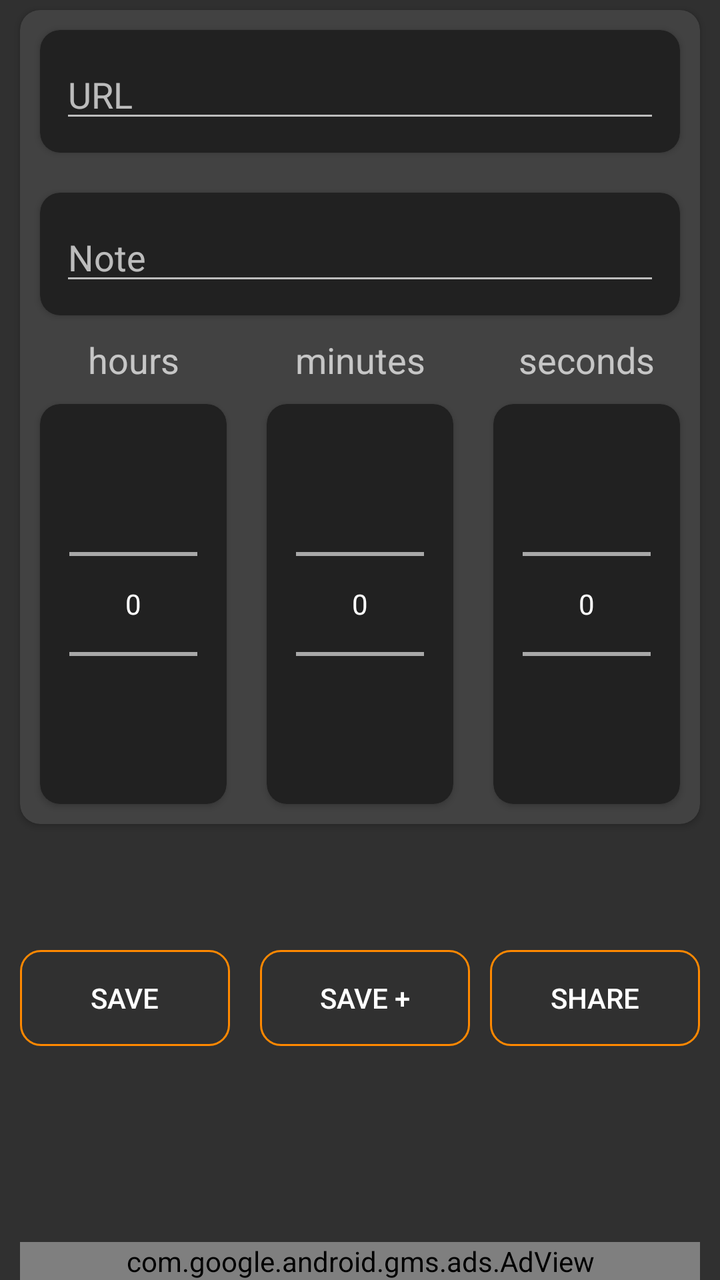
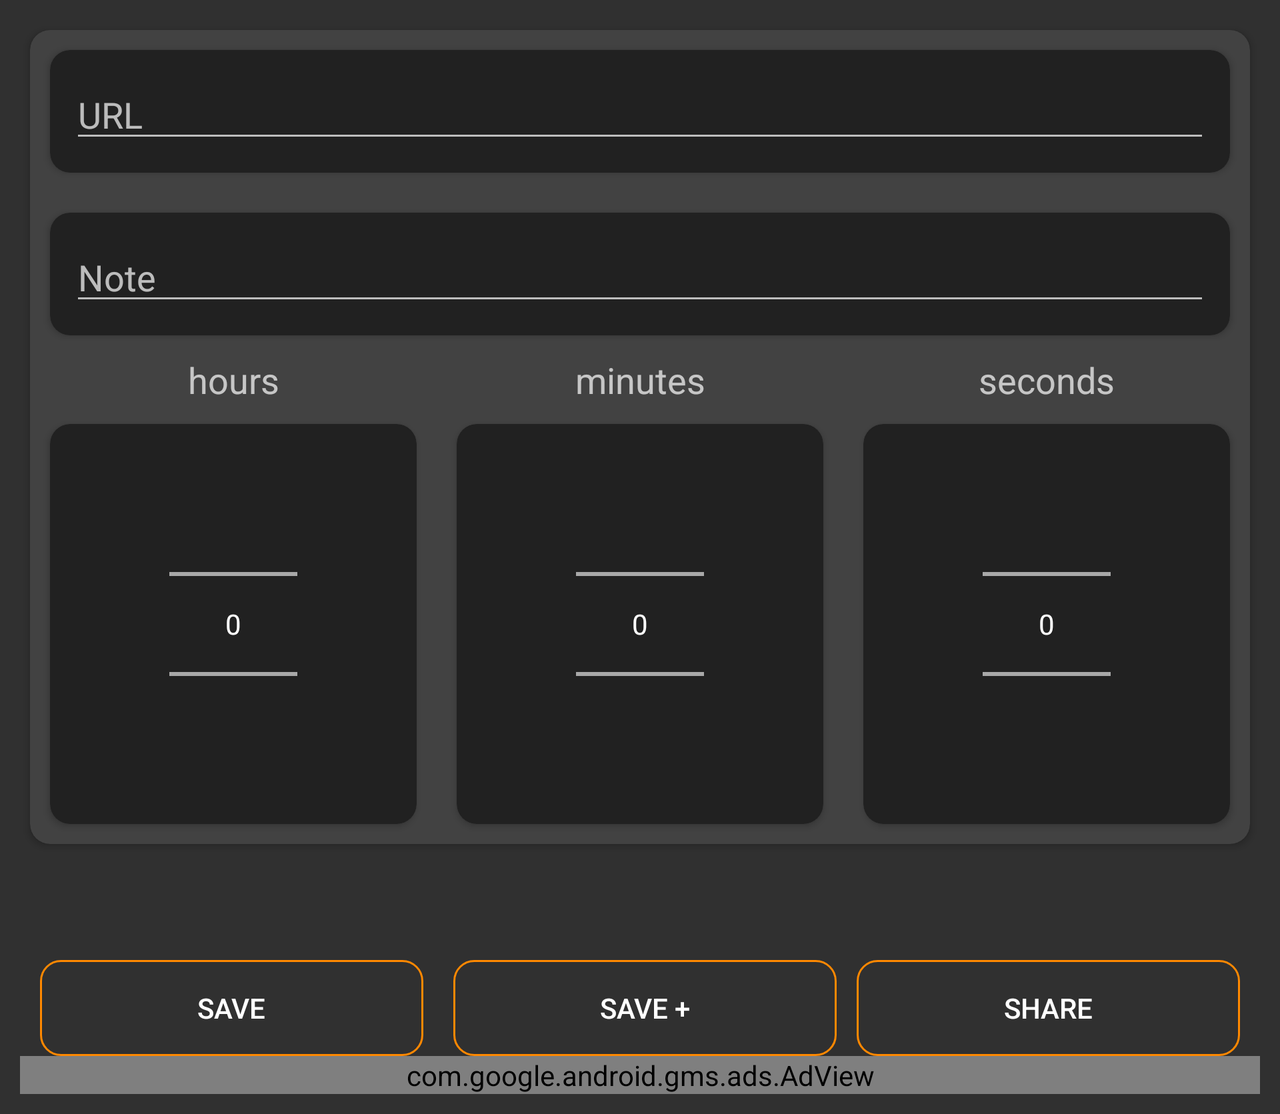

One screen, two layout resources from the same app: the default and the repository's alternative for another configuration. Each is rendered where Android would select it; the XML of both is given below.
<!-- AndroidManifest.xml: application theme AppTheme -->
<!-- res/layout/add_note.xml -->
<?xml version="1.0" encoding="utf-8"?>
<LinearLayout xmlns:android="http://schemas.android.com/apk/res/android"
    xmlns:app="http://schemas.android.com/apk/res-auto"
    xmlns:ads="http://schemas.android.com/apk/res-auto"
    android:layout_width="match_parent"
    android:layout_height="match_parent"
    android:orientation="vertical">

    <androidx.cardview.widget.CardView
        android:id="@+id/addNote_card"
        android:layout_width="match_parent"
        android:layout_height="wrap_content"
        android:layout_marginStart="10dp"
        android:layout_marginEnd="10dp"
        android:layout_marginTop="5dp"
        app:cardCornerRadius="10dp">

        <LinearLayout
            android:layout_width="match_parent"
            android:layout_height="wrap_content"
            android:orientation="vertical">

            <androidx.cardview.widget.CardView
                android:layout_width="match_parent"
                android:layout_height="wrap_content"
                android:layout_margin="10dp"
                app:cardBackgroundColor="@color/primary_text"
                app:cardCornerRadius="10dp">

                <EditText
                    android:id="@+id/addNote_url"
                    android:layout_width="match_parent"
                    android:layout_height="wrap_content"
                    android:layout_margin="10dp"
                    android:ems="10"
                    android:hint="URL"
                    android:inputType="textUri" />

            </androidx.cardview.widget.CardView>

            <androidx.cardview.widget.CardView
                android:layout_width="match_parent"
                android:layout_height="wrap_content"
                android:layout_margin="10dp"
                app:cardBackgroundColor="@color/primary_text"
                app:cardCornerRadius="10dp">

                <EditText
                    android:id="@+id/addNote_note"
                    android:layout_width="match_parent"
                    android:layout_height="wrap_content"
                    android:layout_margin="10dp"
                    android:ems="10"
                    android:hint="Note"
                    android:inputType="textMultiLine" />

            </androidx.cardview.widget.CardView>

            <LinearLayout
                android:layout_width="match_parent"
                android:layout_height="wrap_content"
                android:orientation="horizontal"
                android:weightSum="3">

                <TextView
                    android:layout_width="match_parent"
                    android:layout_height="wrap_content"
                    android:layout_weight="1"
                    android:gravity="center_horizontal"
                    android:text="hours"
                    android:textSize="18sp" />

                <TextView
                    android:layout_width="match_parent"
                    android:layout_height="wrap_content"
                    android:layout_weight="1"
                    android:gravity="center_horizontal"
                    android:text="minutes"
                    android:textSize="18sp" />

                <TextView
                    android:layout_width="match_parent"
                    android:layout_height="wrap_content"
                    android:layout_weight="1"
                    android:gravity="center_horizontal"
                    android:text="seconds"
                    android:textSize="18sp" />
            </LinearLayout>

            <LinearLayout
                android:layout_width="match_parent"
                android:layout_height="match_parent"
                android:orientation="horizontal">

                <androidx.cardview.widget.CardView
                    android:layout_width="wrap_content"
                    android:layout_height="wrap_content"
                    android:layout_margin="10dp"
                    android:layout_weight="1"
                    app:cardBackgroundColor="@color/primary_text"
                    app:cardCornerRadius="10dp">

                    <NumberPicker
                        android:id="@+id/addNote_hours"
                        android:layout_width="wrap_content"
                        android:layout_height="wrap_content"
                        android:layout_gravity="center"
                        android:layout_margin="10dp"
                        android:inputType="number" />
                </androidx.cardview.widget.CardView>


                <androidx.cardview.widget.CardView
                    android:layout_width="wrap_content"
                    android:layout_height="wrap_content"
                    android:layout_gravity="center"
                    android:layout_margin="10dp"
                    android:layout_weight="1"
                    app:cardBackgroundColor="@color/primary_text"
                    app:cardCornerRadius="10dp">

                    <NumberPicker
                        android:id="@+id/addNote_minutes"
                        android:layout_width="wrap_content"
                        android:layout_height="wrap_content"
                        android:layout_gravity="center"
                        android:layout_margin="10dp"
                        android:ems="10"
                        android:inputType="number" />
                </androidx.cardview.widget.CardView>

                <androidx.cardview.widget.CardView
                    android:layout_width="wrap_content"
                    android:layout_height="wrap_content"
                    android:layout_margin="10dp"
                    android:layout_weight="1"
                    app:cardBackgroundColor="@color/primary_text"
                    app:cardCornerRadius="10dp">

                    <NumberPicker
                        android:id="@+id/addNote_sec"
                        android:layout_width="wrap_content"
                        android:layout_height="wrap_content"
                        android:layout_gravity="center"
                        android:layout_margin="10dp"
                        android:ems="10"
                        android:inputType="number" />
                </androidx.cardview.widget.CardView>

            </LinearLayout>
        </LinearLayout>
    </androidx.cardview.widget.CardView>

    <ProgressBar
        android:id="@+id/progress_bar"
        android:layout_width="wrap_content"
        android:layout_height="wrap_content"
        android:layout_gravity="center" />

    <LinearLayout
        android:layout_width="match_parent"
        android:layout_height="wrap_content"
        android:orientation="horizontal"
        android:layout_marginTop="10dp"
        android:weightSum="3">

        <Button
            android:id="@+id/addNote_save"
            android:layout_width="match_parent"
            android:layout_height="wrap_content"
            android:layout_marginStart="10dp"
            android:layout_marginTop="5dp"
            android:layout_marginEnd="5dp"
            android:layout_weight="1"
            android:background="@drawable/save_button"
            android:text="Save"
            app:cornerRadius="40dp"
            app:icon="@drawable/save_button" />

        <Button
            android:id="@+id/addNote_addMore"
            android:layout_width="match_parent"
            android:layout_height="wrap_content"
            android:layout_marginStart="10dp"
            android:layout_marginTop="5dp"
            android:layout_marginEnd="5dp"
            android:layout_weight="1"
            android:background="@drawable/save_button"
            android:text="Save +"
            app:cornerRadius="40dp"
            app:icon="@drawable/save_button" />

        <Button
            android:id="@+id/addNote_share"
            android:layout_width="match_parent"
            android:layout_height="wrap_content"
            android:layout_marginStart="5dp"
            android:layout_marginTop="5dp"
            android:layout_marginEnd="10dp"
            android:layout_weight="1"
            android:background="@drawable/save_button"
            android:text="Share" />
    </LinearLayout>

    <LinearLayout
        android:layout_width="match_parent"
        android:layout_height="match_parent"
        android:layout_gravity="center"
        android:layout_marginStart="10dp"
        android:layout_marginEnd="10dp">

        <com.google.android.gms.ads.AdView
            android:id="@+id/adView"
            android:layout_width="match_parent"
            android:layout_height="wrap_content"
            ads:adSize="BANNER"
            android:layout_gravity="bottom"
            ads:adUnitId="ca-app-pub-9193191601772541/2178737949"/>
    </LinearLayout>


</LinearLayout>
<!-- resources referenced by this layout -->
<resources>
  <color name="primary_text">#212121</color>
  <!-- drawable save_button (drawable-mdpi) -->
  <?xml version="1.0" encoding="utf-8"?>
  <shape xmlns:tools="http://schemas.android.com/tools"
      xmlns:android="http://schemas.android.com/apk/res/android"
      tools:ignore="ExtraText">
      android:shape="rectangle">
      <stroke
          android:width="1dp"
          android:color="@android:color/holo_orange_dark" />
      <corners android:radius="10dp" />
  
  </shape>
  <style name="AppTheme" parent="Theme.AppCompat">
          
          <item name="colorPrimary">@color/primary_light</item>
          <item name="colorPrimaryDark">@color/primary_dark</item>
          <item name="colorAccent">@color/accent</item>
          <item name="colorSurface">@color/fui_transparent</item>
      </style>
  <color name="primary_light">#212121</color>
  <color name="primary_dark">#455A64</color>
  <color name="accent">#9E9E9E</color>
</resources>
<!-- res/layout-land/add_note.xml (the repository's variant of the layout above) -->
<!-- drawn on the phone turned sideways -->
<?xml version="1.0" encoding="utf-8"?>
<ScrollView xmlns:android="http://schemas.android.com/apk/res/android"
    xmlns:app="http://schemas.android.com/apk/res-auto"
    xmlns:ads="http://schemas.android.com/apk/res-auto"
    xmlns:tools="http://schemas.android.com/tools"
    android:layout_width="match_parent"
    android:layout_height="wrap_content"
    android:layout_margin="5dp"
    android:orientation="vertical"
    tools:ignore="HardcodedText">

    <LinearLayout
        android:layout_width="match_parent"
        android:layout_height="wrap_content"
        android:layout_margin="5dp"
        android:orientation="vertical">

        <androidx.cardview.widget.CardView
            android:id="@+id/addNote_card"
            android:layout_width="match_parent"
            android:layout_height="wrap_content"
            android:layout_margin="5dp"
            app:cardCornerRadius="10dp">

            <LinearLayout
                android:layout_width="match_parent"
                android:layout_height="wrap_content"
                android:orientation="vertical">

                <androidx.cardview.widget.CardView
                    android:layout_width="match_parent"
                    android:layout_height="wrap_content"
                    android:layout_margin="10dp"
                    app:cardBackgroundColor="@color/primary_text"
                    app:cardCornerRadius="10dp">

                    <EditText
                        android:id="@+id/addNote_url"
                        android:layout_width="match_parent"
                        android:layout_height="wrap_content"
                        android:layout_margin="10dp"
                        android:ems="10"
                        android:hint="URL"
                        android:inputType="textUri" />

                </androidx.cardview.widget.CardView>

                <androidx.cardview.widget.CardView
                    android:layout_width="match_parent"
                    android:layout_height="wrap_content"
                    android:layout_margin="10dp"
                    app:cardBackgroundColor="@color/primary_text"
                    app:cardCornerRadius="10dp">

                    <EditText
                        android:id="@+id/addNote_note"
                        android:layout_width="match_parent"
                        android:layout_height="wrap_content"
                        android:layout_margin="10dp"
                        android:ems="10"
                        android:hint="Note"
                        android:inputType="textMultiLine" />

                </androidx.cardview.widget.CardView>

                <LinearLayout
                    android:layout_width="match_parent"
                    android:layout_height="wrap_content"
                    android:orientation="horizontal"
                    android:weightSum="3">

                    <TextView
                        android:layout_width="match_parent"
                        android:layout_height="wrap_content"
                        android:layout_weight="1"
                        android:gravity="center_horizontal"
                        android:text="hours"
                        android:textSize="18sp" />

                    <TextView
                        android:layout_width="match_parent"
                        android:layout_height="wrap_content"
                        android:layout_weight="1"
                        android:gravity="center_horizontal"
                        android:text="minutes"
                        android:textSize="18sp" />

                    <TextView
                        android:layout_width="match_parent"
                        android:layout_height="wrap_content"
                        android:layout_weight="1"
                        android:gravity="center_horizontal"
                        android:text="seconds"
                        android:textSize="18sp" />
                </LinearLayout>

                <LinearLayout
                    android:layout_width="match_parent"
                    android:layout_height="match_parent"
                    android:orientation="horizontal">

                    <androidx.cardview.widget.CardView
                        android:layout_width="wrap_content"
                        android:layout_height="wrap_content"
                        android:layout_margin="10dp"
                        android:layout_weight="1"
                        app:cardBackgroundColor="@color/primary_text"
                        app:cardCornerRadius="10dp">

                        <NumberPicker
                            android:id="@+id/addNote_hours"
                            android:layout_width="wrap_content"
                            android:layout_height="wrap_content"
                            android:layout_gravity="center"
                            android:layout_margin="10dp"
                            android:inputType="number" />
                    </androidx.cardview.widget.CardView>


                    <androidx.cardview.widget.CardView
                        android:layout_width="wrap_content"
                        android:layout_height="wrap_content"
                        android:layout_gravity="center"
                        android:layout_margin="10dp"
                        android:layout_weight="1"
                        app:cardBackgroundColor="@color/primary_text"
                        app:cardCornerRadius="10dp">

                        <NumberPicker
                            android:id="@+id/addNote_minutes"
                            android:layout_width="wrap_content"
                            android:layout_height="wrap_content"
                            android:layout_gravity="center"
                            android:layout_margin="10dp"
                            android:ems="10"
                            android:inputType="number" />
                    </androidx.cardview.widget.CardView>

                    <androidx.cardview.widget.CardView
                        android:layout_width="wrap_content"
                        android:layout_height="wrap_content"
                        android:layout_margin="10dp"
                        android:layout_weight="1"
                        app:cardBackgroundColor="@color/primary_text"
                        app:cardCornerRadius="10dp">

                        <NumberPicker
                            android:id="@+id/addNote_sec"
                            android:layout_width="wrap_content"
                            android:layout_height="wrap_content"
                            android:layout_gravity="center"
                            android:layout_margin="10dp"
                            android:ems="10"
                            android:inputType="number" />
                    </androidx.cardview.widget.CardView>

                </LinearLayout>
            </LinearLayout>
        </androidx.cardview.widget.CardView>

        <ProgressBar
            android:id="@+id/progress_bar"
            android:layout_width="wrap_content"
            android:layout_height="wrap_content"
            android:layout_gravity="center" />

        <LinearLayout
            android:layout_width="match_parent"
            android:layout_height="wrap_content"
            android:orientation="horizontal"
            android:weightSum="3">

            <Button
                android:id="@+id/addNote_save"
                android:layout_width="match_parent"
                android:layout_height="wrap_content"
                android:layout_marginStart="10dp"
                android:layout_weight="1"
                app:cornerRadius="40dp"
                android:layout_marginEnd="5dp"
                android:layout_marginTop="5dp"
                android:background="@drawable/save_button"
                app:icon="@drawable/save_button"
                android:text="Save" />

            <Button
                android:id="@+id/addNote_addMore"
                android:layout_width="match_parent"
                android:layout_height="wrap_content"
                android:layout_marginStart="10dp"
                android:layout_weight="1"
                app:cornerRadius="40dp"
                android:layout_marginEnd="5dp"
                android:layout_marginTop="5dp"
                android:background="@drawable/save_button"
                app:icon="@drawable/save_button"
                android:text="Save +" />

            <Button
                android:id="@+id/addNote_share"
                android:layout_width="match_parent"
                android:layout_height="wrap_content"
                android:layout_marginEnd="10dp"
                android:layout_marginStart="5dp"
                android:layout_marginTop="5dp"
                android:layout_weight="1"
                android:background="@drawable/save_button"
                android:text="Share" />
        </LinearLayout>

        <com.google.android.gms.ads.AdView
            android:id="@+id/adView"
            android:layout_width="match_parent"
            android:layout_height="wrap_content"
            ads:adSize="BANNER"
            android:layout_gravity="bottom"
            ads:adUnitId="ca-app-pub-9193191601772541/2178737949"/>
    </LinearLayout>

</ScrollView>
